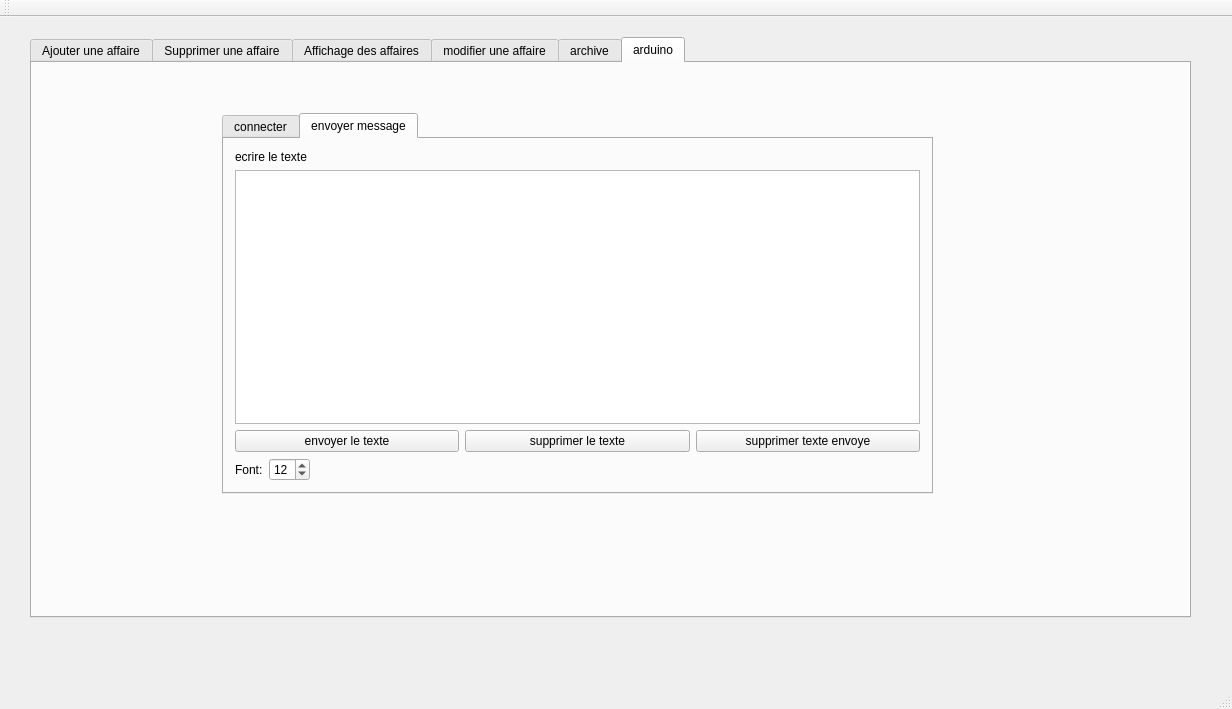
<?xml version="1.0" encoding="UTF-8"?>
<ui version="4.0">
 <class>MainWindow</class>
 <widget class="QMainWindow" name="MainWindow">
  <property name="geometry">
   <rect>
    <x>0</x>
    <y>0</y>
    <width>1232</width>
    <height>709</height>
   </rect>
  </property>
  <property name="windowTitle">
   <string>Gestion des Affaires</string>
  </property>
  <widget class="QWidget" name="centralWidget">
   <widget class="QTabWidget" name="tabWidget">
    <property name="geometry">
     <rect>
      <x>30</x>
      <y>20</y>
      <width>1161</width>
      <height>581</height>
     </rect>
    </property>
    <property name="styleSheet">
     <string notr="true">
font: 8pt &quot;MS Shell Dlg 2&quot;;</string>
    </property>
    <property name="currentIndex">
     <number>5</number>
    </property>
    <widget class="QWidget" name="tab">
     <attribute name="title">
      <string>Ajouter une affaire</string>
     </attribute>
     <widget class="QGroupBox" name="groupBox">
      <property name="geometry">
       <rect>
        <x>30</x>
        <y>60</y>
        <width>481</width>
        <height>341</height>
       </rect>
      </property>
      <property name="title">
       <string/>
      </property>
      <widget class="QLabel" name="label">
       <property name="geometry">
        <rect>
         <x>10</x>
         <y>40</y>
         <width>47</width>
         <height>13</height>
        </rect>
       </property>
       <property name="text">
        <string>Num aff</string>
       </property>
      </widget>
      <widget class="QLabel" name="label_2">
       <property name="geometry">
        <rect>
         <x>10</x>
         <y>80</y>
         <width>47</width>
         <height>13</height>
        </rect>
       </property>
       <property name="text">
        <string>dateins</string>
       </property>
      </widget>
      <widget class="QLabel" name="label_3">
       <property name="geometry">
        <rect>
         <x>10</x>
         <y>120</y>
         <width>47</width>
         <height>13</height>
        </rect>
       </property>
       <property name="text">
        <string>type</string>
       </property>
      </widget>
      <widget class="QLineEdit" name="lNum">
       <property name="geometry">
        <rect>
         <x>140</x>
         <y>40</y>
         <width>113</width>
         <height>20</height>
        </rect>
       </property>
      </widget>
      <widget class="QLineEdit" name="ltyp">
       <property name="geometry">
        <rect>
         <x>60</x>
         <y>120</y>
         <width>113</width>
         <height>20</height>
        </rect>
       </property>
      </widget>
      <widget class="QLabel" name="label_4">
       <property name="geometry">
        <rect>
         <x>10</x>
         <y>170</y>
         <width>56</width>
         <height>16</height>
        </rect>
       </property>
       <property name="text">
        <string>etat</string>
       </property>
      </widget>
      <widget class="QLabel" name="label_5">
       <property name="geometry">
        <rect>
         <x>10</x>
         <y>230</y>
         <width>56</width>
         <height>16</height>
        </rect>
       </property>
       <property name="text">
        <string>object</string>
       </property>
      </widget>
      <widget class="QLineEdit" name="lob">
       <property name="geometry">
        <rect>
         <x>140</x>
         <y>230</y>
         <width>113</width>
         <height>22</height>
        </rect>
       </property>
      </widget>
      <widget class="QPushButton" name="pushButton">
       <property name="geometry">
        <rect>
         <x>250</x>
         <y>270</y>
         <width>75</width>
         <height>23</height>
        </rect>
       </property>
       <property name="text">
        <string>Ajouter</string>
       </property>
      </widget>
      <widget class="QDateEdit" name="dateEditA">
       <property name="geometry">
        <rect>
         <x>140</x>
         <y>80</y>
         <width>110</width>
         <height>22</height>
        </rect>
       </property>
      </widget>
      <widget class="QRadioButton" name="radioButtonA1">
       <property name="geometry">
        <rect>
         <x>70</x>
         <y>170</y>
         <width>97</width>
         <height>20</height>
        </rect>
       </property>
       <property name="text">
        <string>en cours</string>
       </property>
      </widget>
      <widget class="QRadioButton" name="radioButton_2">
       <property name="geometry">
        <rect>
         <x>180</x>
         <y>170</y>
         <width>97</width>
         <height>20</height>
        </rect>
       </property>
       <property name="text">
        <string>cloture</string>
       </property>
      </widget>
     </widget>
    </widget>
    <widget class="QWidget" name="tab_2">
     <attribute name="title">
      <string>Supprimer une affaire</string>
     </attribute>
     <widget class="QGroupBox" name="groupBox_2">
      <property name="geometry">
       <rect>
        <x>20</x>
        <y>60</y>
        <width>731</width>
        <height>161</height>
       </rect>
      </property>
      <property name="title">
       <string/>
      </property>
      <widget class="QPushButton" name="pushButton_2">
       <property name="geometry">
        <rect>
         <x>190</x>
         <y>80</y>
         <width>93</width>
         <height>28</height>
        </rect>
       </property>
       <property name="text">
        <string>supprimer</string>
       </property>
      </widget>
      <widget class="QLabel" name="label_6">
       <property name="geometry">
        <rect>
         <x>50</x>
         <y>20</y>
         <width>351</width>
         <height>16</height>
        </rect>
       </property>
       <property name="text">
        <string>VEUILLER INTRODUIRE NUMERO DE L'AFFAIRE </string>
       </property>
      </widget>
      <widget class="QComboBox" name="comboBoxS">
       <property name="geometry">
        <rect>
         <x>350</x>
         <y>20</y>
         <width>73</width>
         <height>22</height>
        </rect>
       </property>
      </widget>
     </widget>
    </widget>
    <widget class="QWidget" name="tab_3">
     <attribute name="title">
      <string>Affichage des affaires</string>
     </attribute>
     <widget class="QTableView" name="tableView">
      <property name="geometry">
       <rect>
        <x>20</x>
        <y>20</y>
        <width>781</width>
        <height>331</height>
       </rect>
      </property>
     </widget>
     <widget class="QGroupBox" name="groupBox_4">
      <property name="geometry">
       <rect>
        <x>20</x>
        <y>360</y>
        <width>401</width>
        <height>121</height>
       </rect>
      </property>
      <property name="title">
       <string>Rechercher Affaire</string>
      </property>
      <widget class="QLineEdit" name="lineEdit">
       <property name="geometry">
        <rect>
         <x>60</x>
         <y>50</y>
         <width>113</width>
         <height>22</height>
        </rect>
       </property>
      </widget>
     </widget>
     <widget class="QGroupBox" name="groupBox_5">
      <property name="geometry">
       <rect>
        <x>430</x>
        <y>370</y>
        <width>351</width>
        <height>81</height>
       </rect>
      </property>
      <property name="title">
       <string>trier</string>
      </property>
      <widget class="QRadioButton" name="radioButtontridate">
       <property name="geometry">
        <rect>
         <x>20</x>
         <y>30</y>
         <width>97</width>
         <height>20</height>
        </rect>
       </property>
       <property name="text">
        <string>par num</string>
       </property>
      </widget>
      <widget class="QPushButton" name="pushButtontri">
       <property name="geometry">
        <rect>
         <x>210</x>
         <y>50</y>
         <width>93</width>
         <height>28</height>
        </rect>
       </property>
       <property name="text">
        <string>reaficher</string>
       </property>
      </widget>
     </widget>
     <widget class="QPushButton" name="PDF">
      <property name="geometry">
       <rect>
        <x>650</x>
        <y>460</y>
        <width>93</width>
        <height>28</height>
       </rect>
      </property>
      <property name="text">
       <string>PDF</string>
      </property>
     </widget>
     <widget class="QPushButton" name="pushButton_archiver_raz">
      <property name="geometry">
       <rect>
        <x>460</x>
        <y>460</y>
        <width>83</width>
        <height>29</height>
       </rect>
      </property>
      <property name="text">
       <string>archiver</string>
      </property>
     </widget>
     <widget class="QPushButton" name="stat_raz">
      <property name="geometry">
       <rect>
        <x>560</x>
        <y>460</y>
        <width>83</width>
        <height>29</height>
       </rect>
      </property>
      <property name="text">
       <string>stat</string>
      </property>
     </widget>
     <widget class="QPushButton" name="pushButton_4">
      <property name="geometry">
       <rect>
        <x>892</x>
        <y>30</y>
        <width>131</width>
        <height>28</height>
       </rect>
      </property>
      <property name="text">
       <string>Genrer Qr code</string>
      </property>
     </widget>
     <widget class="QLabel" name="label_Qrcode">
      <property name="geometry">
       <rect>
        <x>900</x>
        <y>140</y>
        <width>251</width>
        <height>221</height>
       </rect>
      </property>
      <property name="text">
       <string/>
      </property>
     </widget>
    </widget>
    <widget class="QWidget" name="tab_4">
     <attribute name="title">
      <string>modifier une affaire</string>
     </attribute>
     <widget class="QGroupBox" name="groupBox_3">
      <property name="geometry">
       <rect>
        <x>100</x>
        <y>50</y>
        <width>651</width>
        <height>401</height>
       </rect>
      </property>
      <property name="title">
       <string/>
      </property>
      <widget class="QLabel" name="label_7">
       <property name="geometry">
        <rect>
         <x>20</x>
         <y>50</y>
         <width>121</width>
         <height>16</height>
        </rect>
       </property>
       <property name="text">
        <string>Numero affaire</string>
       </property>
      </widget>
      <widget class="QLabel" name="label_8">
       <property name="geometry">
        <rect>
         <x>30</x>
         <y>110</y>
         <width>56</width>
         <height>16</height>
        </rect>
       </property>
       <property name="text">
        <string>type</string>
       </property>
      </widget>
      <widget class="QLabel" name="label_9">
       <property name="geometry">
        <rect>
         <x>30</x>
         <y>170</y>
         <width>81</width>
         <height>16</height>
        </rect>
       </property>
       <property name="text">
        <string>dateinscrit</string>
       </property>
      </widget>
      <widget class="QLabel" name="label_10">
       <property name="geometry">
        <rect>
         <x>30</x>
         <y>220</y>
         <width>71</width>
         <height>16</height>
        </rect>
       </property>
       <property name="text">
        <string>etat affaire</string>
       </property>
      </widget>
      <widget class="QLabel" name="label_11">
       <property name="geometry">
        <rect>
         <x>30</x>
         <y>270</y>
         <width>56</width>
         <height>16</height>
        </rect>
       </property>
       <property name="text">
        <string>object</string>
       </property>
      </widget>
      <widget class="QPushButton" name="pushButton_3">
       <property name="geometry">
        <rect>
         <x>430</x>
         <y>260</y>
         <width>93</width>
         <height>28</height>
        </rect>
       </property>
       <property name="text">
        <string>valider </string>
       </property>
      </widget>
      <widget class="QLineEdit" name="lineEdit_3">
       <property name="geometry">
        <rect>
         <x>130</x>
         <y>110</y>
         <width>113</width>
         <height>22</height>
        </rect>
       </property>
      </widget>
      <widget class="QLineEdit" name="lineEdit_6">
       <property name="geometry">
        <rect>
         <x>130</x>
         <y>270</y>
         <width>113</width>
         <height>22</height>
        </rect>
       </property>
      </widget>
      <widget class="QComboBox" name="comboBoxM">
       <property name="geometry">
        <rect>
         <x>130</x>
         <y>50</y>
         <width>73</width>
         <height>22</height>
        </rect>
       </property>
      </widget>
      <widget class="QDateEdit" name="dateEditM">
       <property name="geometry">
        <rect>
         <x>140</x>
         <y>170</y>
         <width>110</width>
         <height>22</height>
        </rect>
       </property>
      </widget>
      <widget class="QRadioButton" name="radioButtonME">
       <property name="geometry">
        <rect>
         <x>130</x>
         <y>220</y>
         <width>97</width>
         <height>20</height>
        </rect>
       </property>
       <property name="text">
        <string>en cours</string>
       </property>
      </widget>
      <widget class="QRadioButton" name="radioButton_3">
       <property name="geometry">
        <rect>
         <x>230</x>
         <y>220</y>
         <width>97</width>
         <height>20</height>
        </rect>
       </property>
       <property name="text">
        <string>cloture</string>
       </property>
      </widget>
     </widget>
    </widget>
    <widget class="QWidget" name="tab_5">
     <attribute name="title">
      <string>archive</string>
     </attribute>
     <widget class="QTableView" name="tableView_archive">
      <property name="geometry">
       <rect>
        <x>10</x>
        <y>20</y>
        <width>781</width>
        <height>331</height>
       </rect>
      </property>
     </widget>
     <widget class="QPushButton" name="desearchive_raz">
      <property name="geometry">
       <rect>
        <x>30</x>
        <y>360</y>
        <width>83</width>
        <height>29</height>
       </rect>
      </property>
      <property name="text">
       <string>desarchiver</string>
      </property>
     </widget>
    </widget>
    <widget class="QWidget" name="tab6">
     <attribute name="title">
      <string>arduino</string>
     </attribute>
     <widget class="QTabWidget" name="tabWidget_2">
      <property name="geometry">
       <rect>
        <x>190</x>
        <y>50</y>
        <width>711</width>
        <height>381</height>
       </rect>
      </property>
      <property name="currentIndex">
       <number>1</number>
      </property>
      <widget class="QWidget" name="connectionTab">
       <attribute name="title">
        <string>connecter</string>
       </attribute>
       <layout class="QGridLayout" name="gridLayout">
        <item row="0" column="0">
         <layout class="QHBoxLayout" name="horizontalLayout_4">
          <item>
           <widget class="QLabel" name="comportLabel">
            <property name="text">
             <string>                      Ports COM</string>
            </property>
           </widget>
          </item>
          <item>
           <layout class="QHBoxLayout" name="horizontalLayout_2"/>
          </item>
          <item>
           <widget class="QPushButton" name="portStatusButton">
            <property name="text">
             <string>Statut du Port</string>
            </property>
           </widget>
          </item>
          <item>
           <spacer name="horizontalSpacer">
            <property name="orientation">
             <enum>Qt::Horizontal</enum>
            </property>
            <property name="sizeHint" stdset="0">
             <size>
              <width>40</width>
              <height>20</height>
             </size>
            </property>
           </spacer>
          </item>
          <item>
           <layout class="QHBoxLayout" name="horizontalLayout_3">
            <item>
             <widget class="QLabel" name="baudRateLabel">
              <property name="text">
               <string>Baud Rate: 9600                            </string>
              </property>
             </widget>
            </item>
           </layout>
          </item>
         </layout>
        </item>
        <item row="1" column="0">
         <layout class="QHBoxLayout" name="horizontalLayout_5">
          <item>
           <widget class="QPushButton" name="connectButton">
            <property name="text">
             <string>Connecter</string>
            </property>
           </widget>
          </item>
          <item>
           <widget class="QPushButton" name="disconnectButton">
            <property name="text">
             <string>Disconnecter</string>
            </property>
           </widget>
          </item>
         </layout>
        </item>
       </layout>
      </widget>
      <widget class="QWidget" name="lcdTab">
       <attribute name="title">
        <string>envoyer message</string>
       </attribute>
       <layout class="QGridLayout" name="gridLayout_2">
        <item row="0" column="0">
         <widget class="QLabel" name="label_12">
          <property name="text">
           <string>ecrire le texte</string>
          </property>
         </widget>
        </item>
        <item row="0" column="1">
         <layout class="QHBoxLayout" name="horizontalLayout_7"/>
        </item>
        <item row="1" column="0" colspan="2">
         <layout class="QVBoxLayout" name="verticalLayout">
          <item>
           <widget class="QTextEdit" name="messageTextEdit"/>
          </item>
          <item>
           <layout class="QHBoxLayout" name="horizontalLayout_6">
            <item>
             <widget class="QPushButton" name="envoyertexte">
              <property name="text">
               <string>envoyer le texte</string>
              </property>
             </widget>
            </item>
            <item>
             <widget class="QPushButton" name="supprimertexte">
              <property name="text">
               <string>supprimer le texte</string>
              </property>
             </widget>
            </item>
            <item>
             <widget class="QPushButton" name="clearLCDButton">
              <property name="text">
               <string>supprimer texte envoye</string>
              </property>
             </widget>
            </item>
           </layout>
          </item>
         </layout>
        </item>
        <item row="2" column="0" colspan="2">
         <layout class="QHBoxLayout" name="horizontalLayout_8">
          <item>
           <layout class="QHBoxLayout" name="horizontalLayout">
            <item>
             <widget class="QLabel" name="label_14">
              <property name="text">
               <string>Font:</string>
              </property>
             </widget>
            </item>
            <item>
             <widget class="QSpinBox" name="fontsizeSpinBox">
              <property name="minimum">
               <number>5</number>
              </property>
              <property name="maximum">
               <number>20</number>
              </property>
              <property name="value">
               <number>12</number>
              </property>
             </widget>
            </item>
           </layout>
          </item>
          <item>
           <spacer name="horizontalSpacer_2">
            <property name="orientation">
             <enum>Qt::Horizontal</enum>
            </property>
            <property name="sizeHint" stdset="0">
             <size>
              <width>40</width>
              <height>20</height>
             </size>
            </property>
           </spacer>
          </item>
         </layout>
        </item>
       </layout>
      </widget>
     </widget>
    </widget>
   </widget>
  </widget>
  <widget class="QMenuBar" name="menuBar">
   <property name="geometry">
    <rect>
     <x>0</x>
     <y>0</y>
     <width>1232</width>
     <height>26</height>
    </rect>
   </property>
  </widget>
  <widget class="QToolBar" name="mainToolBar">
   <attribute name="toolBarArea">
    <enum>TopToolBarArea</enum>
   </attribute>
   <attribute name="toolBarBreak">
    <bool>false</bool>
   </attribute>
  </widget>
  <widget class="QStatusBar" name="statusBar"/>
 </widget>
 <layoutdefault spacing="6" margin="11"/>
 <resources/>
 <connections/>
</ui>
